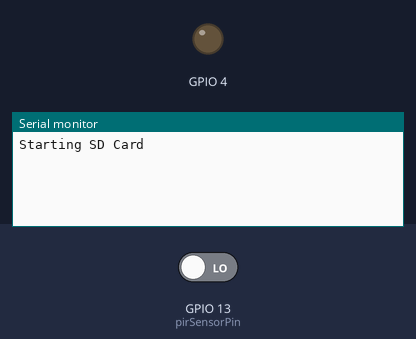
This sketch was run on a simulated ESP32. Parts: output pins drawn as LEDs (lit = HIGH), the last lines printed to the serial monitor. Inputs (shaded band) come from the test bench; at power-on: GPIO 13 (pirSensorPin) LOW. Storage starts empty; EEPROM starts erased; the camera gives no picture. At 4.2 s the program puts the board to deep sleep or switches it off; the recording ends there.

Above: at 2.0 s.
2.1 s: GPIO 13 (pirSensorPin) driven HIGH
At 2.7 s:
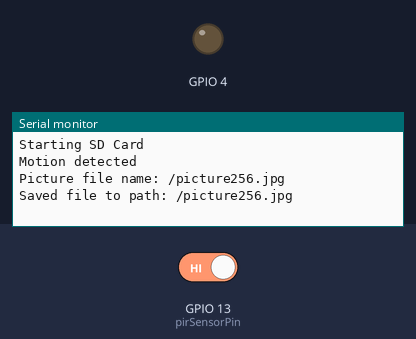
At 3.8 s:
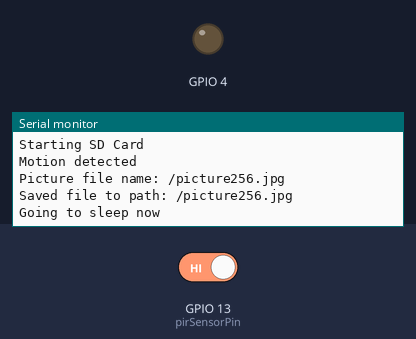

Measured:
- after the input at 2.1 s, the serial monitor: prints a new line at once (image 1)

The sketch:

PIR_SD_BUZZER.ino
```cpp
#include "esp_camera.h"
#include "Arduino.h"
#include "FS.h"                // SD Card ESP32
#include "SD_MMC.h"            // SD Card ESP32
#include "soc/soc.h"           // Disable brownour problems
#include "soc/rtc_cntl_reg.h"  // Disable brownour problems
#include "driver/rtc_io.h"
#include <EEPROM.h>            // read and write from flash memory
#include "ESP32_MailClient.h"
#include <WiFi.h>
#include <ESP_Mail_Client.h>
#include "SPI.h"

// define the number of bytes you want to access
#define EEPROM_SIZE 1
// REPLACE WITH YOUR NETWORK CREDENTIALS
const char* ssid = "REPLACE_WITH_YOUR_SSID";
const char* password = "REPLACE_WITH_YOUR_PASSWORD";

// To send Email using Gmail use port 465 (SSL) and SMTP Server smtp.gmail.com
// You need to create an email app password
#define emailSenderAccount    "SENDER_EMAIL@gmail.com"
#define emailSenderPassword   "YOUR_EMAIL_APP_PASSWORD"
#define smtpServer            "smtp.gmail.com"
#define smtpServerPort        465
#define emailSubject          "ESP32-CAM Photo Captured"
#define emailRecipient        "YOUR_EMAIL_RECIPIENT@example.com"

int pictureNumber = 0;

const int pirSensorPin = 13; // Digital pin to which the PIR sensor is connected

/* The SMTP Session object used for Email sending */
SMTPSession smtp;

/* Callback function to get the Email sending status */
void smtpCallback(SMTP_Status status);

void setup() {
  WRITE_PERI_REG(RTC_CNTL_BROWN_OUT_REG, 0); //disable brownout detector
  pinMode(pirSensorPin, INPUT); // Set the PIR sensor pin as an input
  Serial.begin(115200); // Initialize serial communication at 115200 bps

  camera_config_t config;
  config.ledc_channel = LEDC_CHANNEL_0;
  // Configure camera settings here

  esp_err_t err = esp_camera_init(&config);
  if (err != ESP_OK) {
    Serial.printf("Camera init failed with error 0x%x", err);
    return;
  }

  Serial.println("Starting SD Card");

  delay(500);
  if(!SD_MMC.begin()){
    Serial.println("SD Card Mount Failed");
    //return;
  }

  uint8_t cardType = SD_MMC.cardType();
  if(cardType == CARD_NONE){
    Serial.println("No SD Card attached");
    return;
  }
}

void loop() {
    int motionDetected = digitalRead(pirSensorPin); // Read the state of the PIR sensor

    if (motionDetected == HIGH) {
      Serial.println("Motion detected");
      // Capture a photo
      camera_fb_t *fb = esp_camera_fb_get();
      if (fb) {
        // Save the captured image or perform further processing
        // Example: Saving the image to the SD card
        savePhotoToSDCard(fb);

        esp_camera_fb_return(fb); // Return the frame buffer
      }

      delay(5000);  // Delay to avoid rapid consecutive captures
    }
}


  void savePhotoToSDCard(camera_fb_t *fb) {
    // Code to save the captured photo to an SD card
    // Replace this with your actual saving logic
    // Example: You can use the SD_MMC library for saving to an SD card
      // Check if SD card is available
        if(!fb) {
      Serial.println("Camera capture failed");
      return;
    }
    // initialize EEPROM with predefined size
    EEPROM.begin(EEPROM_SIZE);
    pictureNumber = EEPROM.read(0) + 1;

    // Path where new picture will be saved in SD Card
    String path = "/picture" + String(pictureNumber) +".jpg";

    fs::FS &fs = SD_MMC;
    Serial.printf("Picture file name: %s\n", path.c_str());

    File file = fs.open(path.c_str(), FILE_WRITE);
    if(!file){
      Serial.println("Failed to open file in writing mode");
    }
    else {
      file.write(fb->buf, fb->len); // payload (image), payload length
      Serial.printf("Saved file to path: %s\n", path.c_str());
      EEPROM.write(0, pictureNumber);
      EEPROM.commit();
    }
    file.close();
    esp_camera_fb_return(fb);

    delay(1000);

    // Turns off the ESP32-CAM white on-board LED (flash) connected to GPIO 4
    pinMode(4, OUTPUT);
    digitalWrite(4, LOW);
    rtc_gpio_hold_en(GPIO_NUM_4);

    esp_sleep_enable_ext0_wakeup(GPIO_NUM_13, 0);

    Serial.println("Going to sleep now");
    delay(1000);
    esp_deep_sleep_start();
    Serial.println("This will never be printed");
  }

    // Create a file on the SD card with a unique name
```
